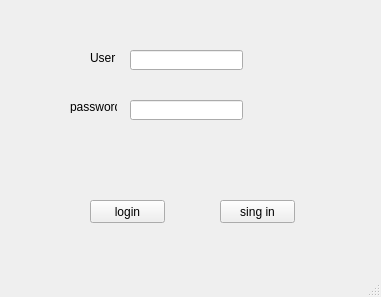
<?xml version="1.0" encoding="UTF-8"?>
<ui version="4.0">
 <class>MainWindow</class>
 <widget class="QMainWindow" name="MainWindow">
  <property name="geometry">
   <rect>
    <x>0</x>
    <y>0</y>
    <width>381</width>
    <height>297</height>
   </rect>
  </property>
  <property name="windowTitle">
   <string>MainWindow</string>
  </property>
  <widget class="QWidget" name="centralwidget">
   <widget class="QPushButton" name="pushButton">
    <property name="geometry">
     <rect>
      <x>90</x>
      <y>200</y>
      <width>75</width>
      <height>23</height>
     </rect>
    </property>
    <property name="text">
     <string>login</string>
    </property>
   </widget>
   <widget class="QPushButton" name="pushButton_2">
    <property name="geometry">
     <rect>
      <x>220</x>
      <y>200</y>
      <width>75</width>
      <height>23</height>
     </rect>
    </property>
    <property name="text">
     <string>sing in</string>
    </property>
   </widget>
   <widget class="QLineEdit" name="lineEdit">
    <property name="geometry">
     <rect>
      <x>130</x>
      <y>50</y>
      <width>113</width>
      <height>20</height>
     </rect>
    </property>
   </widget>
   <widget class="QLineEdit" name="lineEdit_2">
    <property name="geometry">
     <rect>
      <x>130</x>
      <y>100</y>
      <width>113</width>
      <height>20</height>
     </rect>
    </property>
   </widget>
   <widget class="QLabel" name="label">
    <property name="geometry">
     <rect>
      <x>90</x>
      <y>50</y>
      <width>31</width>
      <height>16</height>
     </rect>
    </property>
    <property name="text">
     <string>User</string>
    </property>
   </widget>
   <widget class="QLabel" name="label_2">
    <property name="geometry">
     <rect>
      <x>70</x>
      <y>100</y>
      <width>47</width>
      <height>13</height>
     </rect>
    </property>
    <property name="text">
     <string>password</string>
    </property>
   </widget>
  </widget>
  <widget class="QMenuBar" name="menubar">
   <property name="geometry">
    <rect>
     <x>0</x>
     <y>0</y>
     <width>381</width>
     <height>21</height>
    </rect>
   </property>
  </widget>
  <widget class="QStatusBar" name="statusbar"/>
 </widget>
 <resources/>
 <connections/>
</ui>
